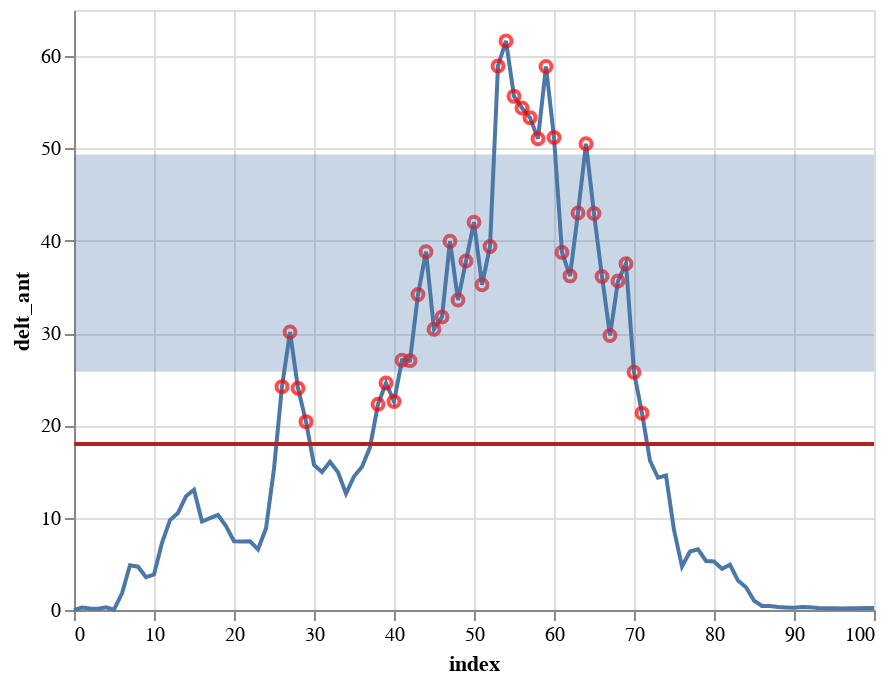

The code cell stored with this chart in its notebook:
### Markdown cell above
## Your turn

Here are some EMG data from the anterior deltoid during a box lifting task:

### Code cell
import pandas as pd
import altair as alt

emg_dataframe = pd.read_csv("../data/emgs.csv").query('filename == "12kg_H2_3"')

base = alt.Chart(emg_dataframe)
line = base.mark_line().encode(x="index", y="delt_ant")
rule = base.mark_rule(color="firebrick", size=2).encode(y="mean(delt_ant)")

above_base = alt.Chart(emg_dataframe.query("delt_ant > delt_ant.mean()"))
points = above_base.mark_point(color="red").encode(x="index", y="delt_ant")
rect = above_base.mark_errorband(extent="stdev").encode(y="delt_ant")

line + points + rule + rect

### Figure 1 — Vega-Lite specification as saved in the notebook (floating-point values rounded to 4 significant figures)
{"config": {"view": {"continuousWidth": 400, "continuousHeight": 300}}, "layer": [{"data": {"name": "data-324d69dc23d9d903c9db8d34284cafa3"}, "mark": "line", "encoding": {"x": {"type": "quantitative", "field": "index"}, "y": {"type": "quantitative", "field": "delt_ant"}}}, {"data": {"name": "data-e45d9ae3b38f4f39478171af26345ded"}, "mark": {"type": "point", "color": "red"}, "encoding": {"x": {"type": "quantitative", "field": "index"}, "y": {"type": "quantitative", "field": "delt_ant"}}}, {"data": {"name": "data-324d69dc23d9d903c9db8d34284cafa3"}, "mark": {"type": "rule", "color": "firebrick", "size": 2}, "encoding": {"y": {"type": "quantitative", "aggregate": "mean", "field": "delt_ant"}}}, {"data": {"name": "data-e45d9ae3b38f4f39478171af26345ded"}, "mark": {"type": "errorband", "extent": "stdev"}, "encoding": {"y": {"type": "quantitative", "field": "delt_ant"}}}], "$schema": "https://vega.github.io/schema/vega-lite/v4.0.0.json", "datasets": {"data-324d69dc23d9d903c9db8d34284cafa3": [{"index": 0, "delt_ant": 0.008846, "filename": "12kg_H2_3"}, {"index": 1, "delt_ant": 0.2612, "filename": "12kg_H2_3"}, {"index": 2, "delt_ant": 0.1675, "filename": "12kg_H2_3"}, {"index": 3, "delt_ant": 0.1471, "filename": "12kg_H2_3"}, {"index": 4, "delt_ant": 0.2913, "filename": "12kg_H2_3"}, {"index": 5, "delt_ant": 0.03417, "filename": "12kg_H2_3"}, {"index": 6, "delt_ant": 1.811, "filename": "12kg_H2_3"}, {"index": 7, "delt_ant": 4.845, "filename": "12kg_H2_3"}, {"index": 8, "delt_ant": 4.69, "filename": "12kg_H2_3"}, {"index": 9, "delt_ant": 3.548, "filename": "12kg_H2_3"}, {"index": 10, "delt_ant": 3.844, "filename": "12kg_H2_3"}, {"index": 11, "delt_ant": 7.271, "filename": "12kg_H2_3"}, {"index": 12, "delt_ant": 9.735, "filename": "12kg_H2_3"}, {"index": 13, "delt_ant": 10.52, "filename": "12kg_H2_3"}, {"index": 14, "delt_ant": 12.33, "filename": "12kg_H2_3"}, {"index": 15, "delt_ant": 13.02, "filename": "12kg_H2_3"}, {"index": 16, "delt_ant": 9.589, "filename": "12kg_H2_3"}, {"index": 17, "delt_ant": 9.954, "filename": "12kg_H2_3"}, {"index": 18, "delt_ant": 10.29, "filename": "12kg_H2_3"}, {"index": 19, "delt_ant": 9.094, "filename": "12kg_H2_3"}, {"index": 20, "delt_ant": 7.443, "filename": "12kg_H2_3"}, {"index": 21, "delt_ant": 7.43, "filename": "12kg_H2_3"}, {"index": 22, "delt_ant": 7.443, "filename": "12kg_H2_3"}, {"index": 23, "delt_ant": 6.572, "filename": "12kg_H2_3"}, {"index": 24, "delt_ant": 8.83, "filename": "12kg_H2_3"}, {"index": 25, "delt_ant": 15.3, "filename": "12kg_H2_3"}, {"index": 26, "delt_ant": 24.2, "filename": "12kg_H2_3"}, {"index": 27, "delt_ant": 30.12, "filename": "12kg_H2_3"}, {"index": 28, "delt_ant": 24.02, "filename": "12kg_H2_3"}, {"index": 29, "delt_ant": 20.4, "filename": "12kg_H2_3"}, {"index": 30, "delt_ant": 15.72, "filename": "12kg_H2_3"}, {"index": 31, "delt_ant": 14.95, "filename": "12kg_H2_3"}, {"index": 32, "delt_ant": 16.05, "filename": "12kg_H2_3"}, {"index": 33, "delt_ant": 14.92, "filename": "12kg_H2_3"}, {"index": 34, "delt_ant": 12.61, "filename": "12kg_H2_3"}, {"index": 35, "delt_ant": 14.47, "filename": "12kg_H2_3"}, {"index": 36, "delt_ant": 15.52, "filename": "12kg_H2_3"}, {"index": 37, "delt_ant": 17.62, "filename": "12kg_H2_3"}, {"index": 38, "delt_ant": 22.28, "filename": "12kg_H2_3"}, {"index": 39, "delt_ant": 24.59, "filename": "12kg_H2_3"}, {"index": 40, "delt_ant": 22.58, "filename": "12kg_H2_3"}, {"index": 41, "delt_ant": 27.06, "filename": "12kg_H2_3"}, {"index": 42, "delt_ant": 27.01, "filename": "12kg_H2_3"}, {"index": 43, "delt_ant": 34.17, "filename": "12kg_H2_3"}, {"index": 44, "delt_ant": 38.82, "filename": "12kg_H2_3"}, {"index": 45, "delt_ant": 30.41, "filename": "12kg_H2_3"}, {"index": 46, "delt_ant": 31.73, "filename": "12kg_H2_3"}, {"index": 47, "delt_ant": 39.95, "filename": "12kg_H2_3"}, {"index": 48, "delt_ant": 33.57, "filename": "12kg_H2_3"}, {"index": 49, "delt_ant": 37.8, "filename": "12kg_H2_3"}, {"index": 50, "delt_ant": 42.01, "filename": "12kg_H2_3"}, {"index": 51, "delt_ant": 35.24, "filename": "12kg_H2_3"}, {"index": 52, "delt_ant": 39.37, "filename": "12kg_H2_3"}, {"index": 53, "delt_ant": 58.94, "filename": "12kg_H2_3"}, {"index": 54, "delt_ant": 61.64, "filename": "12kg_H2_3"}, {"index": 55, "delt_ant": 55.65, "filename": "12kg_H2_3"}, {"index": 56, "delt_ant": 54.39, "filename": "12kg_H2_3"}, {"index": 57, "delt_ant": 53.34, "filename": "12kg_H2_3"}, {"index": 58, "delt_ant": 51.06, "filename": "12kg_H2_3"}, {"index": 59, "delt_ant": 58.88, "filename": "12kg_H2_3"}, {"index": 60, "delt_ant": 51.18, "filename": "12kg_H2_3"}, {"index": 61, "delt_ant": 38.74, "filename": "12kg_H2_3"}, {"index": 62, "delt_ant": 36.19, "filename": "12kg_H2_3"}, {"index": 63, "delt_ant": 43.01, "filename": "12kg_H2_3"}, {"index": 64, "delt_ant": 50.52, "filename": "12kg_H2_3"}, {"index": 65, "delt_ant": 42.95, "filename": "12kg_H2_3"}, {"index": 66, "delt_ant": 36.13, "filename": "12kg_H2_3"}, {"index": 67, "delt_ant": 29.74, "filename": "12kg_H2_3"}, {"index": 68, "delt_ant": 35.64, "filename": "12kg_H2_3"}, {"index": 69, "delt_ant": 37.52, "filename": "12kg_H2_3"}, {"index": 70, "delt_ant": 25.76, "filename": "12kg_H2_3"}, {"index": 71, "delt_ant": 21.32, "filename": "12kg_H2_3"}, {"index": 72, "delt_ant": 16.17, "filename": "12kg_H2_3"}, {"index": 73, "delt_ant": 14.33, "filename": "12kg_H2_3"}, {"index": 74, "delt_ant": 14.57, "filename": "12kg_H2_3"}, {"index": 75, "delt_ant": 8.673, "filename": "12kg_H2_3"}, {"index": 76, "delt_ant": 4.707, "filename": "12kg_H2_3"}, {"index": 77, "delt_ant": 6.338, "filename": "12kg_H2_3"}, {"index": 78, "delt_ant": 6.583, "filename": "12kg_H2_3"}, {"index": 79, "delt_ant": 5.312, "filename": "12kg_H2_3"}, {"index": 80, "delt_ant": 5.254, "filename": "12kg_H2_3"}, {"index": 81, "delt_ant": 4.465, "filename": "12kg_H2_3"}, {"index": 82, "delt_ant": 4.9, "filename": "12kg_H2_3"}, {"index": 83, "delt_ant": 3.187, "filename": "12kg_H2_3"}, {"index": 84, "delt_ant": 2.465, "filename": "12kg_H2_3"}, {"index": 85, "delt_ant": 1.023, "filename": "12kg_H2_3"}, {"index": 86, "delt_ant": 0.4411, "filename": "12kg_H2_3"}, {"index": 87, "delt_ant": 0.4265, "filename": "12kg_H2_3"}, {"index": 88, "delt_ant": 0.3208, "filename": "12kg_H2_3"}, {"index": 89, "delt_ant": 0.2729, "filename": "12kg_H2_3"}, {"index": 90, "delt_ant": 0.2368, "filename": "12kg_H2_3"}, {"index": 91, "delt_ant": 0.3211, "filename": "12kg_H2_3"}, {"index": 92, "delt_ant": 0.2981, "filename": "12kg_H2_3"}, {"index": 93, "delt_ant": 0.2216, "filename": "12kg_H2_3"}, {"index": 94, "delt_ant": 0.1881, "filename": "12kg_H2_3"}, {"index": 95, "delt_ant": 0.1858, "filename": "12kg_H2_3"}, {"index": 96, "delt_ant": 0.1688, "filename": "12kg_H2_3"}, {"index": 97, "delt_ant": 0.1877, "filename": "12kg_H2_3"}, {"index": 98, "delt_ant": 0.1989, "filename": "12kg_H2_3"}, {"index": 99, "delt_ant": 0.2044, "filename": "12kg_H2_3"}, {"index": 100, "delt_ant": 0.2164, "filename": "12kg_H2_3"}], "data-e45d9ae3b38f4f39478171af26345ded": [{"index": 26, "delt_ant": 24.2, "filename": "12kg_H2_3"}, {"index": 27, "delt_ant": 30.12, "filename": "12kg_H2_3"}, {"index": 28, "delt_ant": 24.02, "filename": "12kg_H2_3"}, {"index": 29, "delt_ant": 20.4, "filename": "12kg_H2_3"}, {"index": 38, "delt_ant": 22.28, "filename": "12kg_H2_3"}, {"index": 39, "delt_ant": 24.59, "filename": "12kg_H2_3"}, {"index": 40, "delt_ant": 22.58, "filename": "12kg_H2_3"}, {"index": 41, "delt_ant": 27.06, "filename": "12kg_H2_3"}, {"index": 42, "delt_ant": 27.01, "filename": "12kg_H2_3"}, {"index": 43, "delt_ant": 34.17, "filename": "12kg_H2_3"}, {"index": 44, "delt_ant": 38.82, "filename": "12kg_H2_3"}, {"index": 45, "delt_ant": 30.41, "filename": "12kg_H2_3"}, {"index": 46, "delt_ant": 31.73, "filename": "12kg_H2_3"}, {"index": 47, "delt_ant": 39.95, "filename": "12kg_H2_3"}, {"index": 48, "delt_ant": 33.57, "filename": "12kg_H2_3"}, {"index": 49, "delt_ant": 37.8, "filename": "12kg_H2_3"}, {"index": 50, "delt_ant": 42.01, "filename": "12kg_H2_3"}, {"index": 51, "delt_ant": 35.24, "filename": "12kg_H2_3"}, {"index": 52, "delt_ant": 39.37, "filename": "12kg_H2_3"}, {"index": 53, "delt_ant": 58.94, "filename": "12kg_H2_3"}, {"index": 54, "delt_ant": 61.64, "filename": "12kg_H2_3"}, {"index": 55, "delt_ant": 55.65, "filename": "12kg_H2_3"}, {"index": 56, "delt_ant": 54.39, "filename": "12kg_H2_3"}, {"index": 57, "delt_ant": 53.34, "filename": "12kg_H2_3"}, {"index": 58, "delt_ant": 51.06, "filename": "12kg_H2_3"}, {"index": 59, "delt_ant": 58.88, "filename": "12kg_H2_3"}, {"index": 60, "delt_ant": 51.18, "filename": "12kg_H2_3"}, {"index": 61, "delt_ant": 38.74, "filename": "12kg_H2_3"}, {"index": 62, "delt_ant": 36.19, "filename": "12kg_H2_3"}, {"index": 63, "delt_ant": 43.01, "filename": "12kg_H2_3"}, {"index": 64, "delt_ant": 50.52, "filename": "12kg_H2_3"}, {"index": 65, "delt_ant": 42.95, "filename": "12kg_H2_3"}, {"index": 66, "delt_ant": 36.13, "filename": "12kg_H2_3"}, {"index": 67, "delt_ant": 29.74, "filename": "12kg_H2_3"}, {"index": 68, "delt_ant": 35.64, "filename": "12kg_H2_3"}, {"index": 69, "delt_ant": 37.52, "filename": "12kg_H2_3"}, {"index": 70, "delt_ant": 25.76, "filename": "12kg_H2_3"}, {"index": 71, "delt_ant": 21.32, "filename": "12kg_H2_3"}]}}
